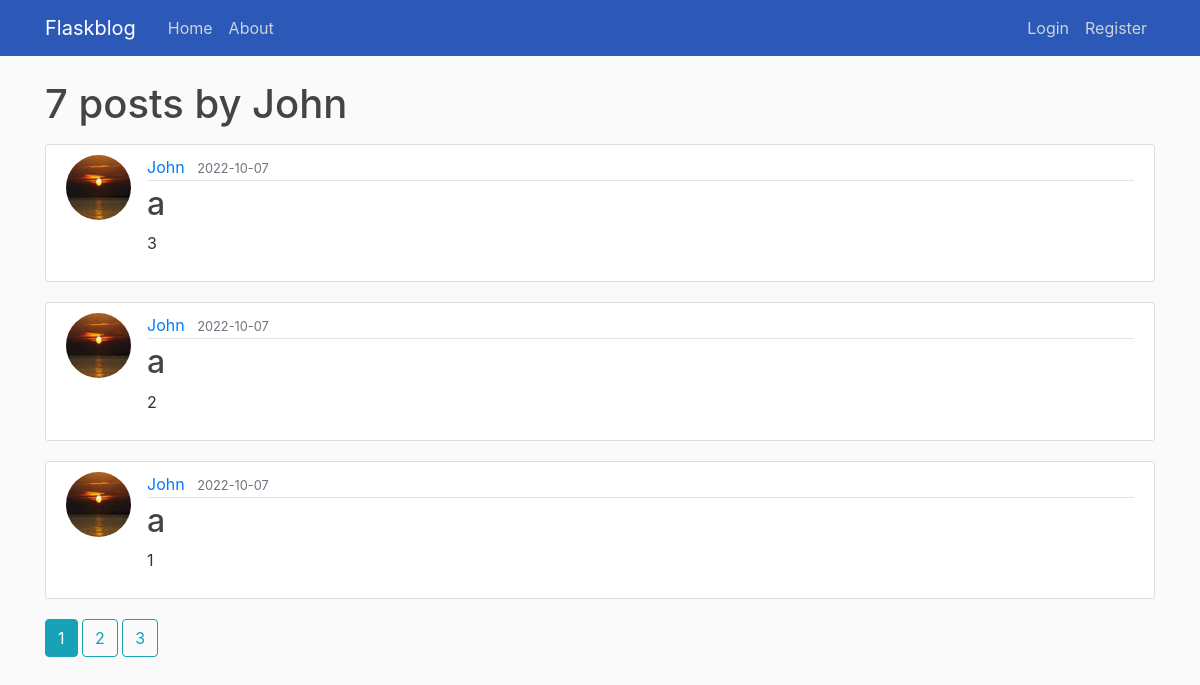
The app's page /user/John, older data.
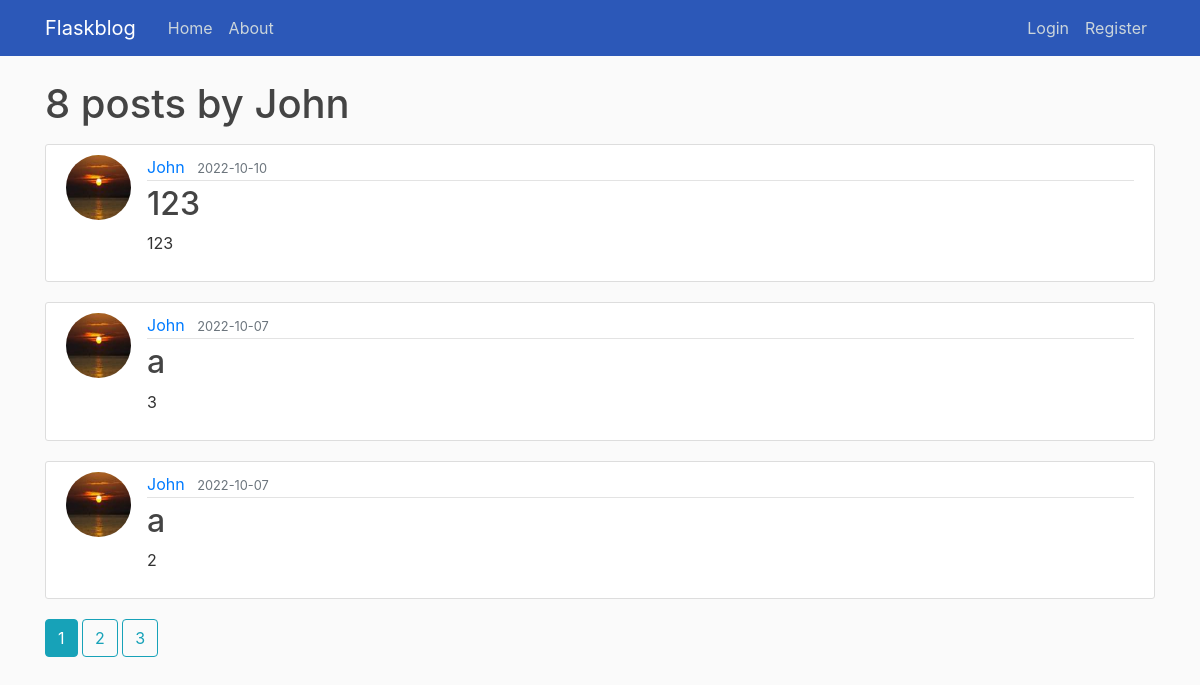
The same page, newer data.
### flaskblog/models.py (models this page shows, shortened)
class Post(db.Model):
    id = db.Column(db.Integer, primary_key=True)
    title = db.Column(db.String(100), nullable=False)
    date = db.Column(db.DateTime, nullable=False, default=datetime.utcnow)
    body = db.Column(db.Text, nullable=False)
    user_id = db.Column(db.Integer, db.ForeignKey('user.id'), nullable=False)

class User(db.Model, UserMixin):
    id = db.Column(db.Integer, primary_key=True)
    username = db.Column(db.String(20), unique=True, nullable=False)
    email = db.Column(db.String(120), unique=True, nullable=False)
    image_file = db.Column(db.String(20), nullable=False, default='default.jpg')
    password = db.Column(db.String(60), nullable=False)
    posts = db.relationship('Post', backref='author', lazy=True)

### flaskblog/users/routes.py (the view)
@bp.route("/user/<string:username>")
def user_posts(username):
    page = request.args.get('page', 1, type=int)
    user = User.query.filter_by(username=username).first_or_404()
    posts = Post.query.filter_by(author=user).order_by(Post.date.desc()).paginate(page=page, per_page=3)
    return render_template('user_posts.html', posts=posts, user=user)

### flaskblog/templates/user_posts.html
{% extends "layout.html" %}
{% block content %}
    <h1 class="mb-3">{{ posts.total }} posts by {{ user.username }}</h1>
    {% for post in posts.items %}
        <article class="media content-section">
          <img class="rounded-circle article-img" src="{{ url_for('static', filename='profile_pics/' + post.author.image_file) }}">
          <div class="media-body">
            <div class="article-metadata">
              <a class="mr-2" href="{{ url_for('users.user_posts', username=post.author.username) }}">{{ post.author.username }}</a>
              <small class="text-muted">{{ post.date.strftime('%Y-%m-%d') }}</small>
            </div>
            <h2><a class="article-title" href="{{ url_for('posts.post', post_id=post.id) }}">{{ post.title }}</a></h2>
            <p class="article-content">{{ post.body }}</p>
          </div>
        </article>
    {% endfor %}
    {% for page_num in posts.iter_pages(left_edge=1, right_edge=1, left_current=1, right_current=2) %}
      {% if page_num %}
        {% if posts.page == page_num %}
          <a class="btn btn-info mb-4" href="{{ url_for('users.user_posts', username=user.username, page=page_num) }}">{{ page_num }}</a>
        {% else %}
          <a class="btn btn-outline-info mb-4" href="{{ url_for('users.user_posts', username=user.username, page=page_num) }}">{{ page_num }}</a>
        {% endif %}
      {% else %}
        ...
      {% endif %}
    {% endfor %}
{% endblock content %}

Row changes from the older to the newer data that the page shows:
no longer on this page (row unchanged): Post: image_file (picture), author.username "John", date "2022-10-07", title "a", body "1"
added Post: image_file (picture), author.username "John", date "2022-10-10", title "123", body "123"
Text that changed along with them:
{{ posts.total }}: "7" → "8"
